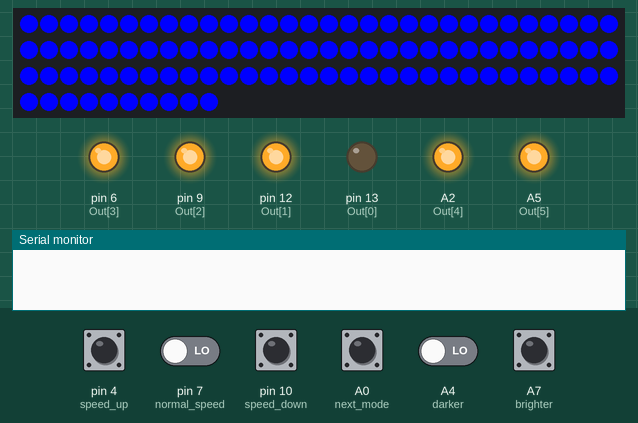
This sketch was run on a simulated Arduino Nano, built for the host (arithmetic inside an expression is 32-bit, double 64-bit). Parts: 100 RGB LEDs in strip order, left to right, continuing on the next row, output pins drawn as LEDs (lit = HIGH), the last lines printed to the serial monitor. Dashed ring = blinking. Inputs (shaded band) come from the test bench; at power-on: A0 (next_mode), A4 (darker), A7 (brighter), pin 4 (speed_up), pin 7 (normal_speed), pin 10 (speed_down) LOW. Dim RGB values are drawn brighter than linear.

Above: at 18.5 s.
20.2 s: A4 (darker) driven HIGH
At 20.24 s:
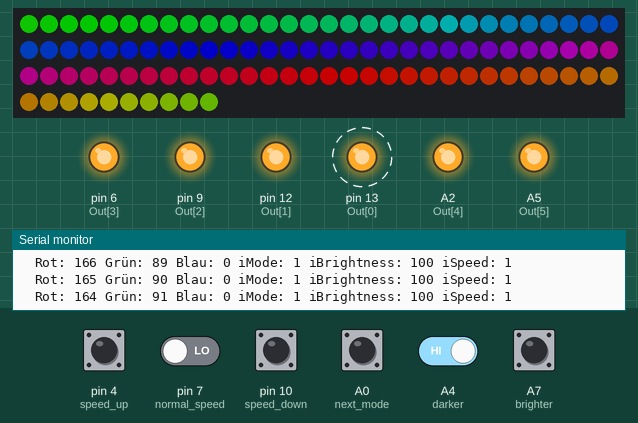
22.2 s: pin 4 (speed_up) pulled HIGH for 0.15 s
At 24.32 s:
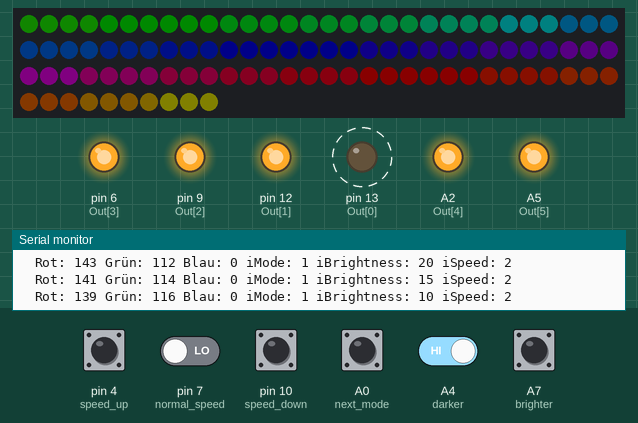
25.3 s: pin 10 (speed_down) pulled HIGH for 1 s
At 26.9 s:
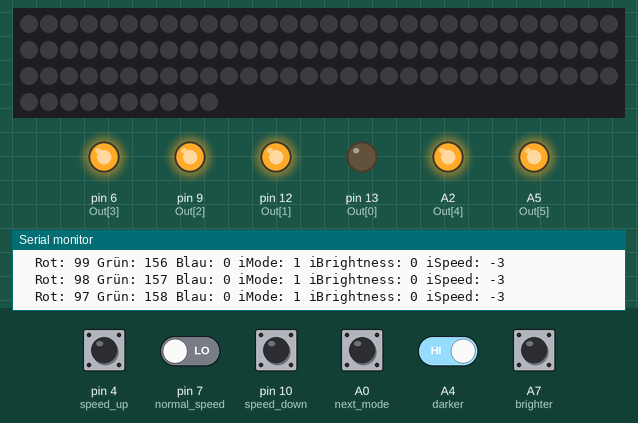
27.8 s: A0 (next_mode) pulled HIGH for 1 s
At 28.1 s:
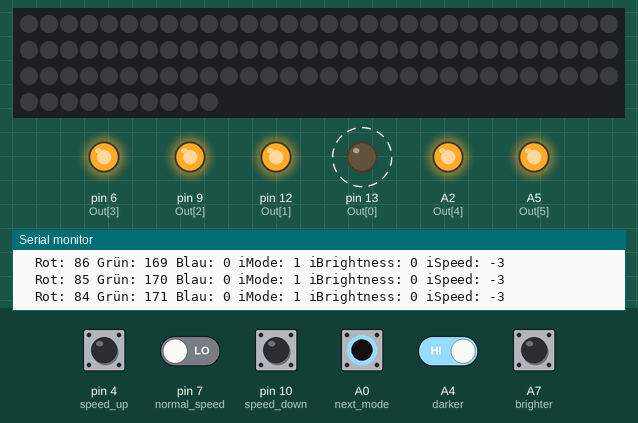
34.8 s: A7 (brighter) pulled HIGH for 0.15 s
At 35.8 s:
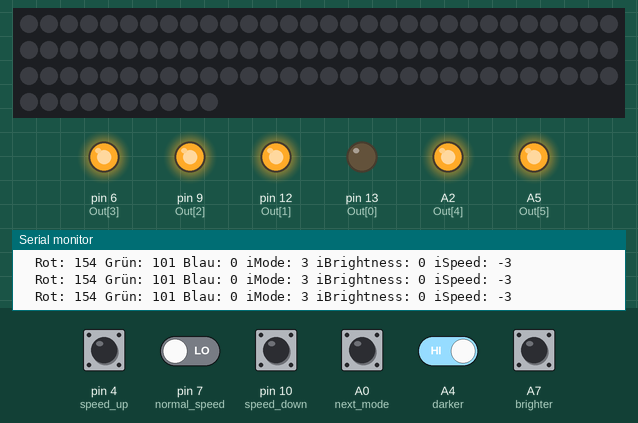
Timing chart, 0 to 37.8 s (numbered marks = the images above; inputs shaded):
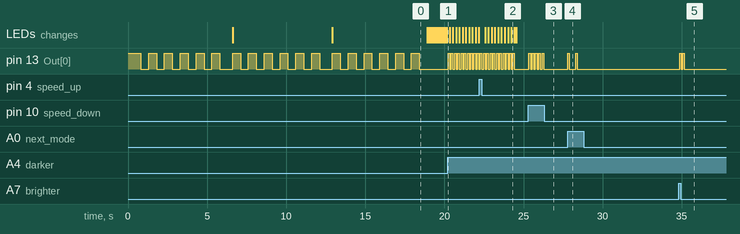

The sketch:

ws2811_strip.ino
```cpp
/*
 * This ESP32 code is created by esp32io.com
 *
 * This ESP32 code is released in the public domain
 *
 * For more detail (instruction and wiring diagram), visit https://esp32io.com/tutorials/esp32-ws2812b-led-strip
 */

#include <Adafruit_NeoPixel.h>
#include "variables.h"
#include "rainbow.h"
#include "fade.h"
#include "breathe.h"
#include "white.h"


void setup() {
  Adafruit_NeoPixel.begin();  // initialize WS2812B strip object (REQUIRED)
  //Adafruit_NeoPixel.setBrightness(30);
  Adafruit_NeoPixel.clear();  // set all pixel colors to 'off'. It only takes effect if pixels.show() is called
  Serial.begin(9600);

  for (int i=0; i<sizeof(Out)/sizeof(int); i++) {
    pinMode(Out[i], OUTPUT);
    digitalWrite(Out[i], HIGH);
  }
  for (int i=0; i<sizeof(In)/sizeof(int); i++) {
    pinMode(In[i], INPUT_PULLDOWN);
  }

  for (int pixel = 0; pixel < NUM_PIXELS; pixel++) {                   // for each pixel
    Adafruit_NeoPixel.setPixelColor(pixel, Adafruit_NeoPixel.Color(255, 0, 0));           // it only takes effect if pixels.show() is called
    Adafruit_NeoPixel.show();                                                // update to the WS2812B Led Strip
  }
  for (int i = 0; i < 6; i++) {digitalWrite(13, HIGH); delay(500); digitalWrite(13, LOW); delay(500);}
  for (int pixel = 0; pixel < NUM_PIXELS; pixel++) {                   // for each pixel
    Adafruit_NeoPixel.setPixelColor(pixel, Adafruit_NeoPixel.Color(0, 255, 0));           // it only takes effect if pixels.show() is called
    Adafruit_NeoPixel.show();                                                // update to the WS2812B Led Strip
  }
  for (int i = 0; i < 6; i++) {digitalWrite(13, HIGH); delay(500); digitalWrite(13, LOW); delay(500);}
  for (int pixel = 0; pixel < NUM_PIXELS; pixel++) {                   // for each pixel
    Adafruit_NeoPixel.setPixelColor(pixel, Adafruit_NeoPixel.Color(0, 0, 255));           // it only takes effect if pixels.show() is called
    Adafruit_NeoPixel.show();                                                // update to the WS2812B Led Strip
  }
  for (int i = 0; i < 6; i++) {digitalWrite(13, HIGH); delay(500); digitalWrite(13, LOW); delay(500);}
}

void loop() {
  Adafruit_NeoPixel.setBrightness(iBrightness);

       if (iMode == 1) {vRainbow();}
  else if (iMode == 2) {vFade();}
  else if (iMode == 3) {vBreathe();}
  else if (iMode == 4) {vWhite();}
  else                 {iMode = 1;}

  if (iSpeed < 0) {delay(-iSpeed); iCount += 1;}
  if (iSpeed > 0) {iCount += iSpeed;}

  if (digitalRead(brighter) == HIGH && iBrightness < 255) {iBrightness +=5; digitalWrite(13, HIGH); delay(100); digitalWrite(13, LOW); delay(100);}
  if (digitalRead(darker) == HIGH && iBrightness > 0) {iBrightness -= 5; digitalWrite(13, HIGH); delay(100); digitalWrite(13, LOW); delay(100);}
  if (digitalRead(speed_up) == HIGH) {iSpeed += 1; digitalWrite(13, HIGH); delay(100); digitalWrite(13, LOW); delay(100);}
  if (digitalRead(normal_speed) == HIGH) {iSpeed = 0;}
  if (digitalRead(speed_down) == HIGH) {iSpeed -= 1; digitalWrite(13, HIGH); delay(100); digitalWrite(13, LOW); delay(100);}
  if (digitalRead(next_mode) == HIGH) {iMode += 1; digitalWrite(13, HIGH); delay(100); digitalWrite(13, LOW); delay(400);}


  Serial.print("  Rot: ");
  Serial.print(red);
  Serial.print(" Grün: ");
  Serial.print(green);
  Serial.print(" Blau: ");
  Serial.print(blue);
  Serial.print(" iMode: ");
  Serial.print(iMode);
  Serial.print(" iBrightness: ");
  Serial.print(iBrightness);
  Serial.print(" iSpeed: ");
  Serial.println(iSpeed);
}
```

breathe.h
```cpp
void vBreathe() {
  int iBreath_bright;

  for (int pixel = 0; pixel < NUM_PIXELS; pixel++) {                   // for each pixel
    if (iColor <= 255) {red = (255-iColor); green = iColor; blue = 0;}
    if (iColor >= 256 && iColor <= 510) {red = 0; green = (510-iColor); blue = (iColor-255);}
    if (iColor >= 511) {red= (iColor-510); green = 0; blue = (765-iColor);}

    Adafruit_NeoPixel.setPixelColor(pixel, Adafruit_NeoPixel.Color(green, red, blue));           // it only takes effect if pixels.show() is called
  }

  if (iCount > 200) {delay(150*(1-iSpeed)); iCount = 0;}
  if (iCount <=  100) {iBreath_bright = 100-iCount;}           // it only takes effect if pixels.show() is called
  else                {iBreath_bright = iCount-100;}
  iBreath_bright = iBreath_bright * iBrightness / 100;
  Adafruit_NeoPixel.setBrightness(iBreath_bright);
  Adafruit_NeoPixel.show();
}
```

fade.h
```cpp
void vFade() {
  if (iCount >= (256+255+255)) {iCount = 1;}
  for (int pixel = 0; pixel < NUM_PIXELS; pixel++) {                   // for each pixel
    if (iCount <= 255) {red = (255-iCount); green = iCount; blue = 0;}
    if (iCount >= 256 && iCount <= 510) {red = 0; green = (510-iCount); blue = (iCount-255);}
    if (iCount >= 511) {red= (iCount-510); green = 0; blue = (765-iCount);}

    Adafruit_NeoPixel.setPixelColor(pixel, Adafruit_NeoPixel.Color(green, red, blue));           // it only takes effect if pixels.show() is called
  }
  iColor = iCount;
  Adafruit_NeoPixel.show();
}
```

rainbow.h
```cpp
void vRainbow() {
  if (iCount >= (256+255+255)) {iCount = 1;}
  for (int pixel = 0; pixel < NUM_PIXELS; pixel++) {                   // for each pixel

    //iGap=iCount+(765/NUM_PIXELS*pixel);
    //if (iGap > 765) {iGapp -= 765;}
    iGap=iCount-(765/NUM_PIXELS*pixel);
    while (iGap < 1) {iGap += 765;}

    if (iGap <= 255) {red = (255-iGap); green = iGap; blue = 0;}
    if (iGap >= 256 && iGap <= 510) {red = 0; green = (510-iGap); blue = (iGap-255);}
    if (iGap >= 511) {red= (iGap-510); green = 0; blue = (765-iGap);}

    Adafruit_NeoPixel.setPixelColor(pixel, Adafruit_NeoPixel.Color(green, red, blue));           // it only takes effect if pixels.show() is called
  }
  Adafruit_NeoPixel.show();
}
```

variables.h
```cpp
#define PIN_WS2811 2  // The ESP32 pin A1 connected to WS2812B
#define NUM_PIXELS 100   // The number of LEDs (pixels) on WS2812B LED strip

int Out[]={13, 12, 9, 6, A2, A5};
int In[]={10, 7, 4, A0, A4, A7};
byte speed_down = 10;
byte normal_speed = 7;
byte speed_up = 4;
byte next_mode = A0;
byte darker = A4;
byte brighter = A7;

Adafruit_NeoPixel Adafruit_NeoPixel(NUM_PIXELS, PIN_WS2811, NEO_GRB + NEO_KHZ800);

byte red = 255;
byte green = 0;
byte blue = 0;

int iGap = 0;
int iCount = 0;
int iSpeed = 1;
int iBrightness = 100;
int iMode = 1;
int iColor = 0;
```

white.h
```cpp
void vWhite() {
  if (iCount > (255+255)) {iCount = 0;}
  if (iCount <= 255) {red = 255; green = iCount; blue = iCount; delay((255-iCount)/4);}
  if (iCount > 255) {red = 511 - iCount; green = 511 - iCount; blue = 255; delay(10);}

  for (int pixel = 0; pixel < NUM_PIXELS; pixel++) {                   // for each pixel
    Adafruit_NeoPixel.setPixelColor(pixel, Adafruit_NeoPixel.Color(green, red, blue));           // it only takes effect if pixels.show() is called
  }
  Adafruit_NeoPixel.show();
}
```

Measured:
- after the input at 20.2 s, pin 13 (Out[0]): alternates HIGH for 0.10 s and LOW for 0.10 s, starting at once
- after the input at 25.3 s, pin 13 (Out[0]): alternates HIGH for 0.10 s and LOW for 0.11 s, 10 changes in all, then stays LOW, starting after 0.05 s
- after the input at 27.8 s, pin 13 (Out[0]): alternates HIGH for 0.10 s and LOW for 0.41 s, 4 changes in all, then stays LOW, starting at once
- after the input at 34.8 s, pin 13 (Out[0]): alternates HIGH for 0.10 s and LOW for 0.10 s, 4 changes in all, then stays LOW, starting after 0.07 s
